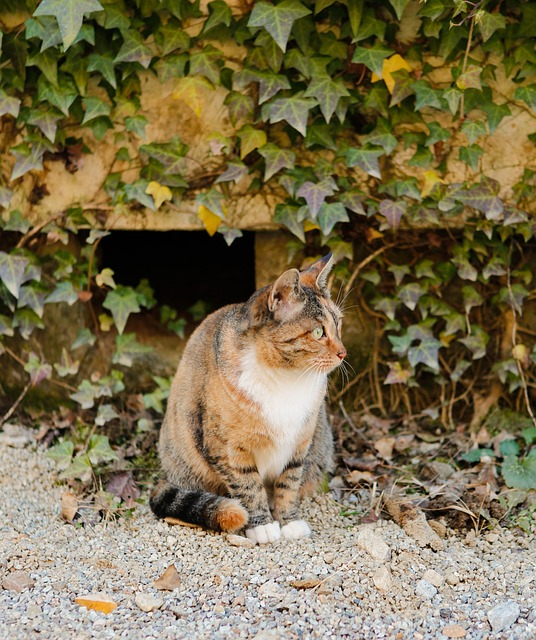
#> input picture img.jpg, 536 x 640 px
$ jupyter execute '08. 이미지 대칭.ipynb'
#> lines starting #> are read from the running program, lines starting #| are printed output that depends on the picture
# 8. 이미지 대칭

## 좌우 대칭

[cell 1]
import cv2
img = cv2.imread('img.jpg')
#> img is the input picture: shape (640, 536, 3); mean B, G, R 76.5, 110.4, 122.6
flip_horizontal = cv2.flip(img, 1) # flip code > 0 좌우대칭
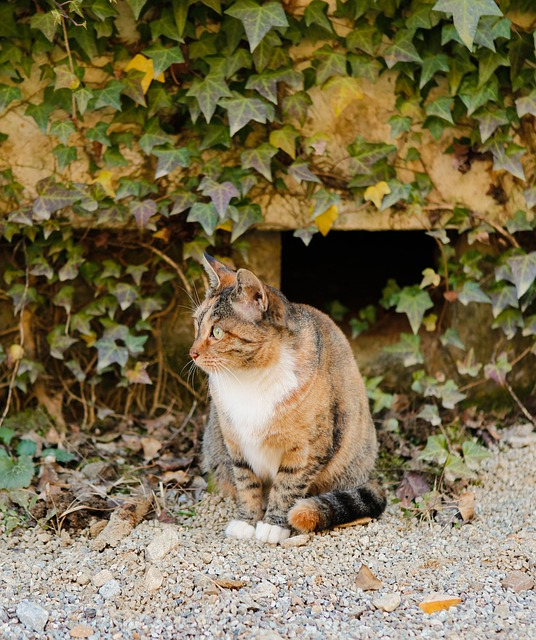
#> flip_horizontal: shape (640, 536, 3); mean B, G, R 76.5, 110.4, 122.6

cv2.imshow("img", img)
cv2.imshow('flip_horizontal', flip_horizontal)

cv2.waitKey(0)
cv2.destroyAllWindows()
cv2.waitKey(1)

## 상하 대칭

[cell 2]
import cv2
img = cv2.imread('img.jpg')
flip_vertical = cv2.flip(img, 0) # flip code = 0 상하대칭
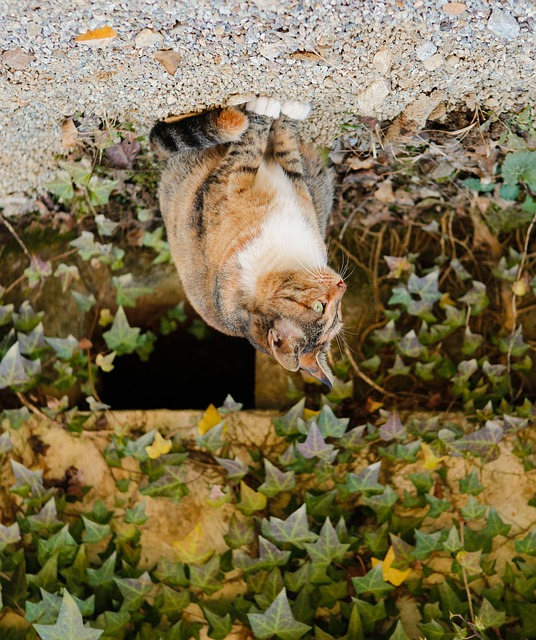
#> flip_vertical: shape (640, 536, 3); mean B, G, R 76.5, 110.4, 122.6

cv2.imshow("img", img)
cv2.imshow('flip_vertical', flip_vertical)

cv2.waitKey(0)
cv2.destroyAllWindows()
cv2.waitKey(1)

## 상하좌우 대칭

[cell 3]
import cv2
img = cv2.imread('img.jpg')
flip_both = cv2.flip(img, -1) # flip code < 0 상하좌우대칭
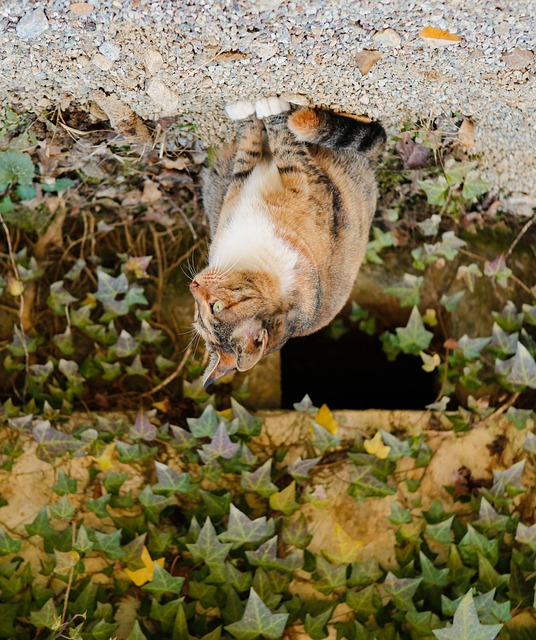
#> flip_both: shape (640, 536, 3); mean B, G, R 76.5, 110.4, 122.6

cv2.imshow("img", img)
cv2.imshow('flip_both', flip_both)

cv2.waitKey(0)
cv2.destroyAllWindows()
cv2.waitKey(1)

$ run again, with newspaper.jpg copied over img.jpg
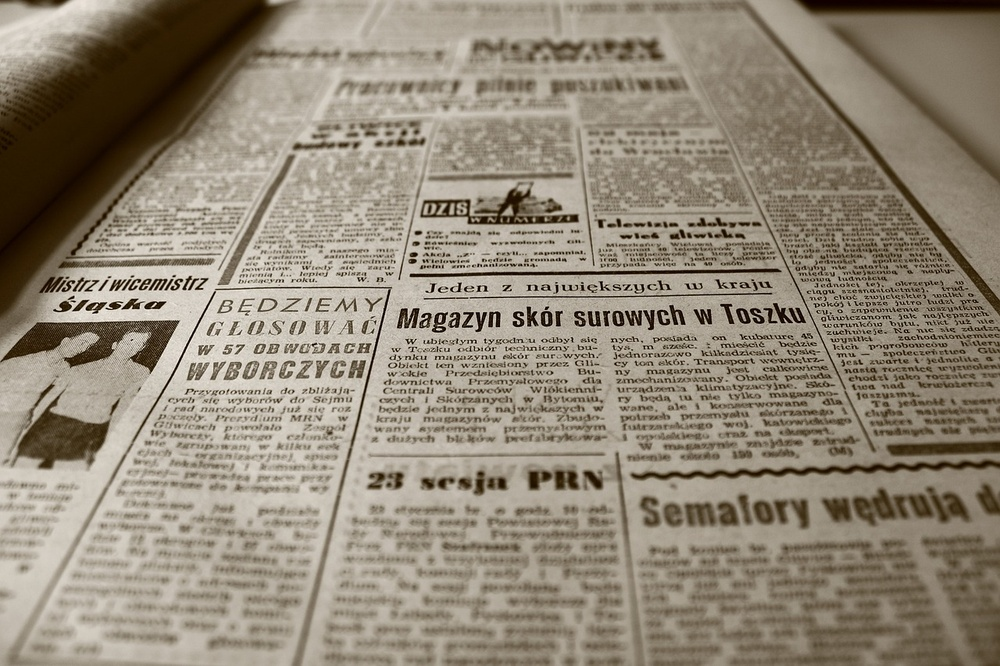
#> input picture newspaper.jpg, 1000 x 666 px, shrunk from 1280 x 853 before the run
#> img is the input picture: shape (666, 1000, 3); mean B, G, R 118.6, 135.2, 145.4
#> `flip_vertical = cv2.flip(img, 0)`:
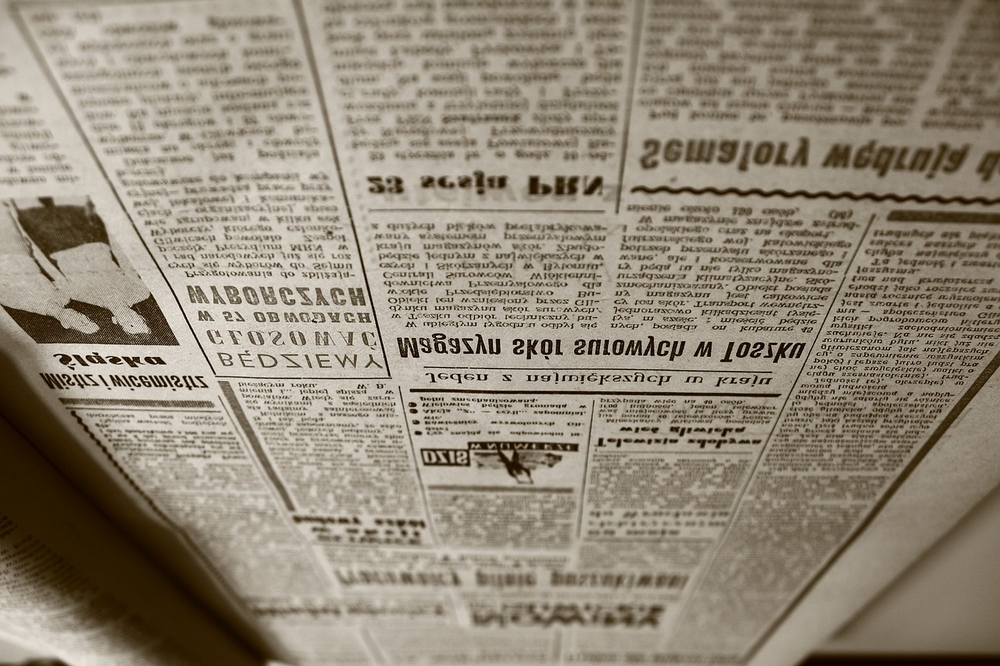
#> flip_vertical: shape (666, 1000, 3); mean B, G, R 118.6, 135.2, 145.4
#> `flip_both = cv2.flip(img, -1)`:
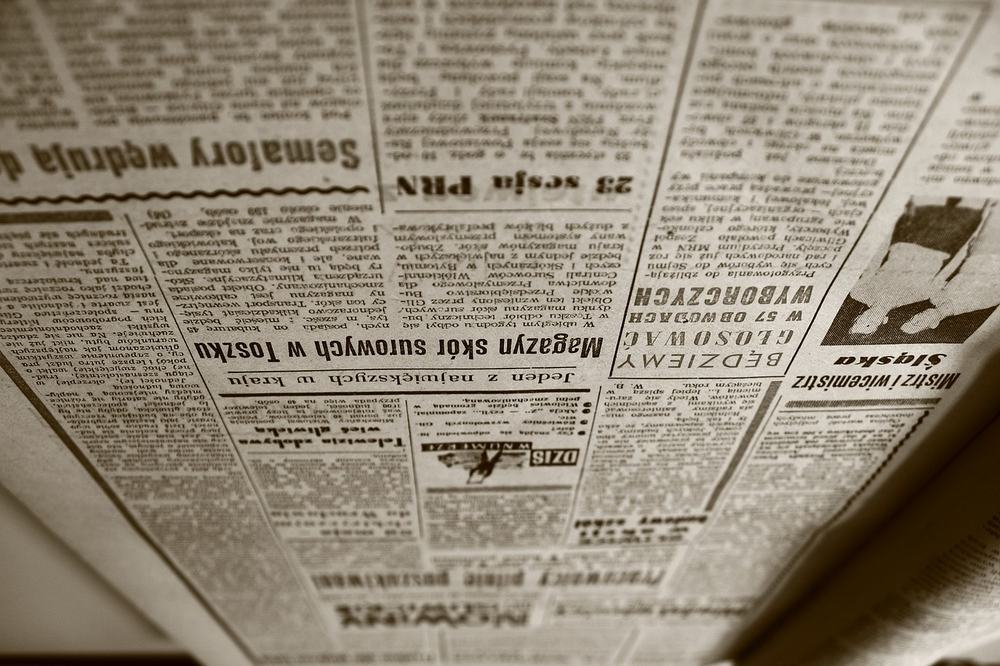
#> flip_both: shape (666, 1000, 3); mean B, G, R 118.6, 135.2, 145.4
